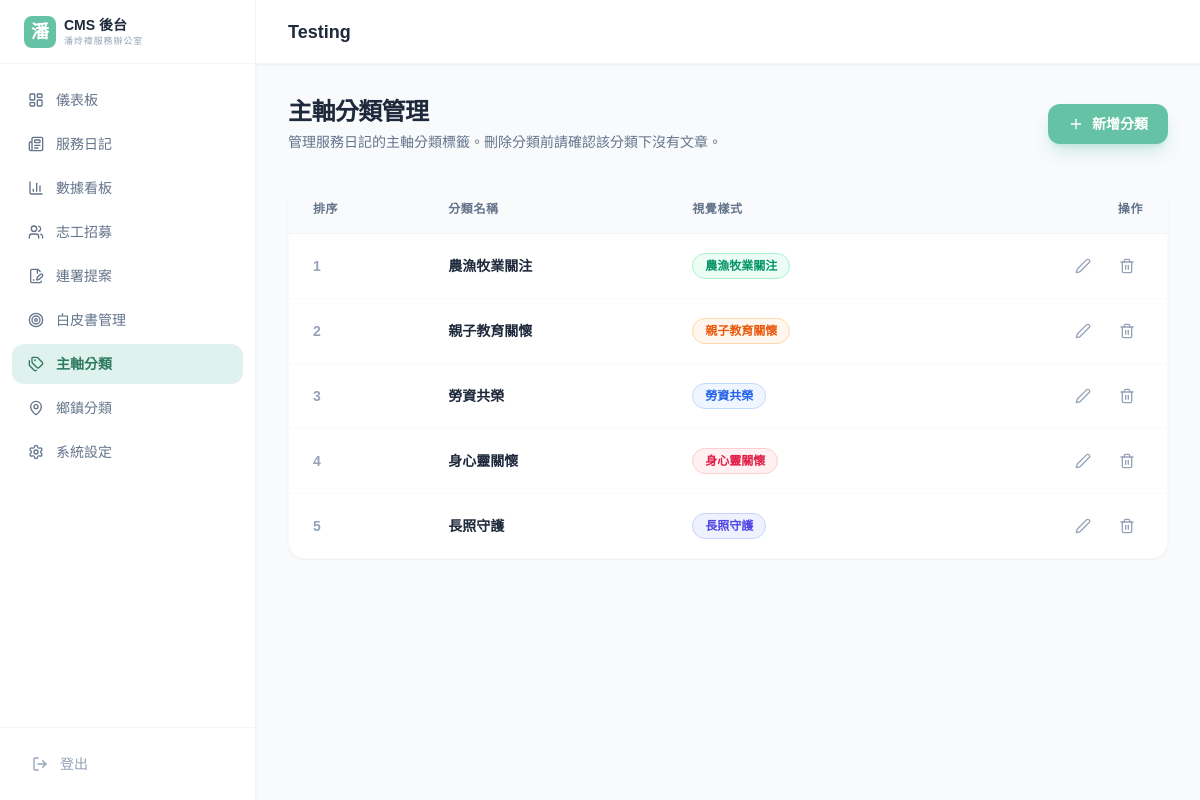
Page /admin/test_error.php on the committed database.
### tables this page shows
CREATE TABLE IF NOT EXISTS `post_categories` (
  `id` INT UNSIGNED NOT NULL AUTO_INCREMENT,
  `name` VARCHAR(255) NOT NULL,
  `color_theme` VARCHAR(100) NOT NULL DEFAULT 'bg-slate-50 text-slate-600 border-slate-100',
  `sort_order` INT NOT NULL DEFAULT 0,
  PRIMARY KEY (`id`)
);

### admin/src/Models/Category.php (called while the page is built, shortened)
<?php
final class Category
{
    public static function all(): array
    {
        $pdo = Database::getInstance();
        return $pdo->query('SELECT * FROM post_categories ORDER BY sort_order ASC, id DESC')->fetchAll(PDO::FETCH_ASSOC);
    }
}

### admin/src/Views/categories/index.php (the view, shortened to what this page needs)
<div class="mb-8 flex items-center justify-between">
    <div>
        <h1 class="text-2xl font-black text-slate-800 tracking-tight">主軸分類管理</h1>
        <p class="text-sm text-slate-500 mt-1">管理服務日記的主軸分類標籤。刪除分類前請確認該分類下沒有文章。</p>
    </div>
    <button onclick="openModal('add_modal')" class="bg-[#66C2A5] hover:bg-[#57A891] text-white px-5 py-2.5 rounded-xl font-bold text-sm shadow-lg shadow-[#66C2A5]/30 flex items-center gap-2 transition-all">
        <i data-lucide="plus" class="w-4 h-4"></i> 新增分類
    </button>
</div>
<div class="bg-white rounded-2xl shadow-sm border border-slate-50 overflow-hidden">
    <table class="w-full text-left border-collapse">
        <thead>
            <tr class="bg-slate-50 border-b border-slate-100 text-xs font-black text-slate-500 uppercase tracking-wider">
                <th class="py-4 px-6">排序</th>
                <th class="py-4 px-6">分類名稱</th>
                <th class="py-4 px-6">視覺樣式</th>
                <th class="py-4 px-6 text-right">操作</th>
            </tr>
        </thead>
        <tbody class="divide-y divide-slate-50 text-sm">
            <?php foreach ($categories as $cat): ?>
            <tr class="hover:bg-slate-50/50 transition-colors group">
                <td class="py-4 px-6 text-slate-400 font-bold"><?= (int)$cat['sort_order'] ?></td>
                <td class="py-4 px-6 font-bold text-slate-800"><?= htmlspecialchars($cat['name']) ?></td>
                <td class="py-4 px-6">
                    <span class="inline-block px-3 py-1 text-xs font-black rounded-full border <?= htmlspecialchars($cat['color_theme']) ?>">
                        <?= htmlspecialchars($cat['name']) ?>
                    </span>
                </td>
                <td class="py-4 px-6 text-right space-x-2">
                    <button onclick="editCat(this)"
                            data-cat-id="<?= $cat['id'] ?>"
                            data-cat-name="<?= htmlspecialchars($cat['name'], ENT_QUOTES, 'UTF-8') ?>"
                            data-cat-color="<?= htmlspecialchars($cat['color_theme'], ENT_QUOTES, 'UTF-8') ?>"
                            data-cat-sort="<?= (int)$cat['sort_order'] ?>"
                            class="text-slate-400 hover:text-[#66C2A5] transition-colors p-2"><i data-lucide="edit-2" class="w-4 h-4"></i></button>
                    <form action="/admin/categories/<?= $cat['id'] ?>/delete" method="POST" class="inline-block" onsubmit="return confirm('確定要刪除「<?= htmlspecialchars($cat['name']) ?>」嗎？');">
                        <button type="submit" class="text-slate-400 hover:text-red-500 transition-colors p-2"><i data-lucide="trash-2" class="w-4 h-4"></i></button>
                    </form>
                </td>
            </tr>
            <?php endforeach; ?>
        </tbody>
    </table>
</div>

### admin/src/Layout/AdminLayout.php (style rules this page uses)
body { font-family: 'Noto Sans TC', sans-serif; }

### rows in the picture
post_categories: sort_order "1", name "農漁牧業關注"
post_categories: sort_order "2", name "親子教育關懷"
post_categories: sort_order "3", name "勞資共榮"
post_categories: sort_order "4", name "身心靈關懷"
post_categories: sort_order "5", name "長照守護"

### other values in the picture
$item['label'] "儀表板"
$item['label'] "服務日記"
$item['label'] "數據看板"
$item['label'] "志工招募"
$item['label'] "連署提案"
$item['label'] "白皮書管理"
$item['label'] "主軸分類"
$item['label'] "鄉鎮分類"
$item['label'] "系統設定"
$title "Testing"
